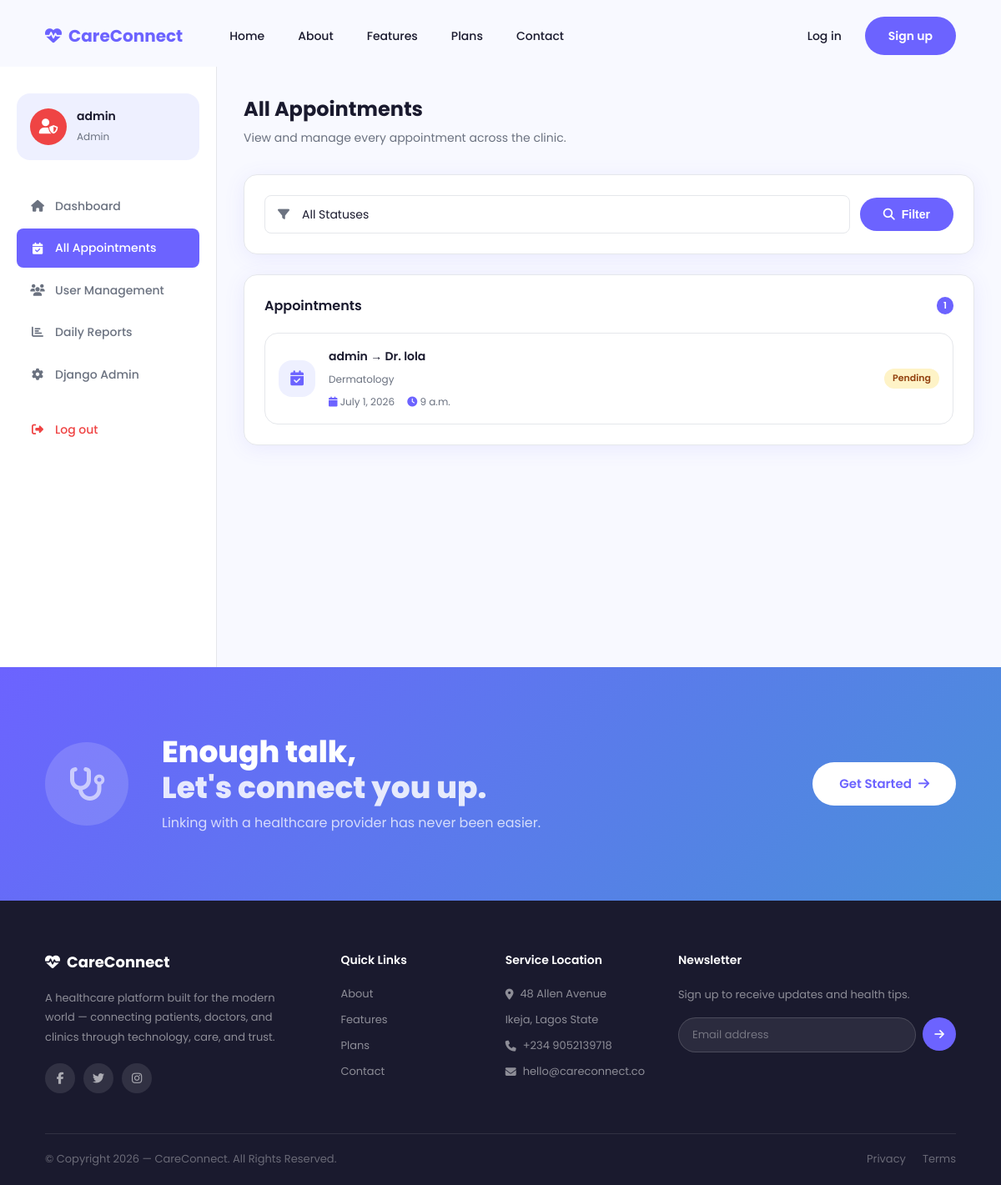
Page /admin-panel/appointments/ (signed in) on the committed database.
### accounts/models.py (models this page shows, shortened)
class User(AbstractUser):
    PATIENT = 'patient'
    DOCTOR  = 'doctor'
    ADMIN   = 'admin'
    ROLE_CHOICES = [
        (PATIENT, 'Patient'),
        (DOCTOR,  'Doctor'),
        (ADMIN,   'Admin'),
    ]
    role  = models.CharField(max_length=10, choices=ROLE_CHOICES, default=PATIENT)
    phone = models.CharField(max_length=20, blank=True)

### appointments/models.py (models this page shows, shortened)
class Appointment(models.Model):
    STATUS_CHOICES = [
        ('pending',   'Pending'),
        ('confirmed', 'Confirmed'),
        ('completed', 'Completed'),
        ('cancelled', 'Cancelled'),
    ]
    patient          = models.ForeignKey(User, on_delete=models.CASCADE, related_name='appointments')
    doctor           = models.ForeignKey(DoctorProfile, on_delete=models.CASCADE, related_name='appointments')
    appointment_date = models.DateField()
    start_time       = models.TimeField()
    end_time         = models.TimeField()
    status           = models.CharField(max_length=10, choices=STATUS_CHOICES, default='pending')
    notes            = models.TextField(blank=True)
    created_at       = models.DateTimeField(auto_now_add=True)
    class Meta:
        unique_together = ['doctor', 'appointment_date', 'start_time']

### doctors/models.py (models this page shows, shortened)
class DoctorProfile(models.Model):
    SPECIALITIES = [
        ('general', 'General Practice'),
        ('cardiology', 'Cardiology'),
        ('dermatology', 'Dermatology'),
        ('pediatrics', 'Pediatrics'),
        ('gynecology', 'Gynecology'),
        ('neurology', 'Neurology'),
        ('orthopedics', 'Orthopedics'),
        ('psychiatry', 'Psychiatry'),
    ]
    user        = models.OneToOneField(User, on_delete=models.CASCADE, related_name='doctor_profile')
    speciality  = models.CharField(max_length=50, choices=SPECIALITIES, default='general')
    bio         = models.TextField(blank=True)
    experience  = models.IntegerField(default=0)
    rating      = models.DecimalField(max_digits=3, decimal_places=1, default=0.0)
    is_verified = models.BooleanField(default=False)
    photo       = models.ImageField(upload_to='doctors/', blank=True, null=True)

### reports/views.py (the view)
    def wrapper(request, *args, **kwargs):
        if not request.user.is_authenticated or request.user.role != 'admin':
            from django.shortcuts import redirect
            return redirect('/accounts/login/')
        return view_func(request, *args, **kwargs)

### reports/views.py (called while the page is built)
def admin_required(view_func):
    def wrapper(request, *args, **kwargs):
        if not request.user.is_authenticated or request.user.role != 'admin':
            from django.shortcuts import redirect
            return redirect('/accounts/login/')
        return view_func(request, *args, **kwargs)
    return wrapper

@admin_required
def all_appointments(request):
    appointments = Appointment.objects.all().order_by('-created_at')
    status_filter = request.GET.get('status', '')
    if status_filter:
        appointments = appointments.filter(status=status_filter)
    return render(request, 'reports/all_appointments.html', {
        'appointments': appointments,
        'status_filter': status_filter,
    })

### reports/templates/reports/all_appointments.html (shortened to what this page needs)
{% extends 'base.html' %}
{% block content %}
<div class="dashboard-layout">
  <aside class="sidebar">
    <div class="sidebar-user">
      <div class="sidebar-avatar" style="background:#EF4444;">
        <i class="fas fa-user-shield"></i>
      </div>
      <div>
        <h4>{{ user.get_full_name|default:user.username }}</h4>
        <span>Admin</span>
      </div>
    </div>
    <nav class="sidebar-nav">
      <a href="/admin-panel/dashboard/"><i class="fas fa-home"></i> Dashboard</a>
      <a href="/admin-panel/appointments/" class="active"><i class="fas fa-calendar-check"></i> All Appointments</a>
      <a href="/admin-panel/users/"><i class="fas fa-users"></i> User Management</a>
      <a href="/admin-panel/reports/"><i class="fas fa-chart-bar"></i> Daily Reports</a>
      <a href="/admin/"><i class="fas fa-cog"></i> Django Admin</a>
      <a href="/accounts/logout/" class="logout"><i class="fas fa-sign-out-alt"></i> Log out</a>
    </nav>
  </aside>
  <main class="dashboard-main">
    <div class="dashboard-topbar">
      <div>
        <h1>All Appointments</h1>
        <p>View and manage every appointment across the clinic.</p>
      </div>
    </div>
    <div class="dashboard-card" style="margin-bottom:24px;">
      <form method="GET" class="filter-form">
        <div class="filter-row">
          <div class="input-wrap" style="flex:1;">
            <i class="fas fa-filter"></i>
            <select name="status">
              <option value="">All Statuses</option>
            </select>
          </div>
          <button type="submit" class="btn-primary">
            <i class="fas fa-search"></i> Filter
          </button>
        </div>
      </form>
    </div>
    <div class="dashboard-card">
      <div class="card-header">
        <h3>Appointments</h3>
        <span class="badge-count">{{ appointments.count }}</span>
      </div>
      {% if appointments %}
        <div class="appointments-list">
          {% for apt in appointments %}
            <div class="appointment-item">
              <div class="apt-icon purple"><i class="fas fa-calendar-check"></i></div>
              <div class="apt-info">
                <h4>{{ apt.patient.username }} → Dr. {{ apt.doctor.user.get_full_name|default:apt.doctor.user.username }}</h4>
                <span>{{ apt.doctor.get_speciality_display }}</span>
                <div class="apt-meta">
                  <i class="fas fa-calendar"></i> {{ apt.appointment_date }}
                  <i class="fas fa-clock" style="margin-left:12px;"></i> {{ apt.start_time }}
                </div>
              </div>
              <div class="apt-actions">
                <span class="status-badge status-{{ apt.status }}">{{ apt.get_status_display }}</span>
              </div>
            </div>
          {% endfor %}
        </div>
      {% else %}
        <div class="empty-state">
          <i class="fas fa-calendar-plus"></i>
          <p>No appointments found</p>
        </div>
      {% endif %}
    </div>
  </main>
</div>
{% endblock %}

### rows in the picture
User: get_full_name "admin"
Appointment: patient.username "admin", doctor.user.get_full_name "lola", doctor.speciality "Dermatology", appointment_date "July 1, 2026", start_time "9 a.m.", status "Pending"

### other values in the picture
{{ appointments.count }} "1"
